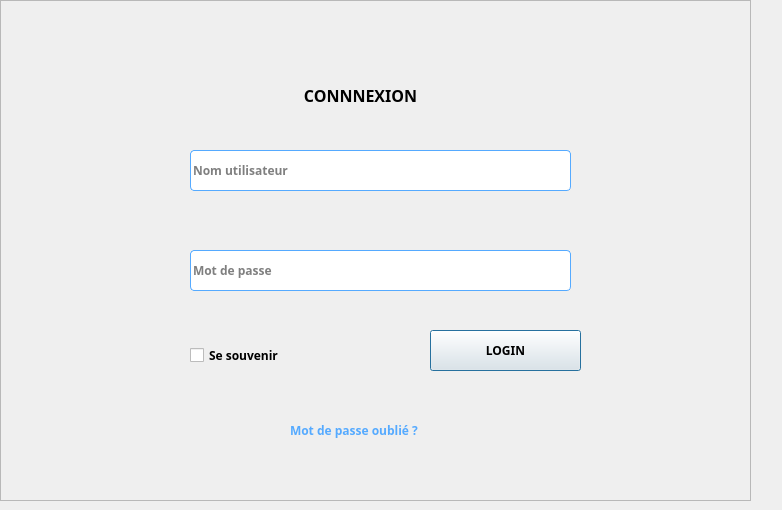
<?xml version="1.0" encoding="UTF-8"?>
<ui version="4.0">
 <class>Dialog</class>
 <widget class="QDialog" name="Dialog">
  <property name="enabled">
   <bool>true</bool>
  </property>
  <property name="geometry">
   <rect>
    <x>0</x>
    <y>0</y>
    <width>782</width>
    <height>510</height>
   </rect>
  </property>
  <property name="windowTitle">
   <string>Connexion</string>
  </property>
  <property name="windowIcon">
   <iconset>
    <normaloff>icons/bx-log-in.svg</normaloff>icons/bx-log-in.svg</iconset>
  </property>
  <widget class="QFrame" name="login_frame">
   <property name="geometry">
    <rect>
     <x>0</x>
     <y>0</y>
     <width>751</width>
     <height>501</height>
    </rect>
   </property>
   <property name="font">
    <font>
     <family>Segoe UI Semibold</family>
     <weight>75</weight>
     <bold>true</bold>
    </font>
   </property>
   <property name="frameShape">
    <enum>QFrame::StyledPanel</enum>
   </property>
   <property name="frameShadow">
    <enum>QFrame::Raised</enum>
   </property>
   <widget class="QLineEdit" name="emailLineEdit">
    <property name="geometry">
     <rect>
      <x>190</x>
      <y>150</y>
      <width>381</width>
      <height>41</height>
     </rect>
    </property>
    <property name="font">
     <font>
      <family>Segoe UI Semibold</family>
      <pointsize>9</pointsize>
      <weight>75</weight>
      <bold>true</bold>
     </font>
    </property>
    <property name="styleSheet">
     <string notr="true">border : 1px solid rgb(85, 170, 255);
border-radius :4px;</string>
    </property>
    <property name="placeholderText">
     <string>Nom utilisateur</string>
    </property>
   </widget>
   <widget class="QLineEdit" name="passwordLineEdit">
    <property name="geometry">
     <rect>
      <x>190</x>
      <y>250</y>
      <width>381</width>
      <height>41</height>
     </rect>
    </property>
    <property name="font">
     <font>
      <family>Segoe UI Semibold</family>
      <pointsize>9</pointsize>
      <weight>75</weight>
      <bold>true</bold>
     </font>
    </property>
    <property name="styleSheet">
     <string notr="true">border : 1px solid rgb(85, 170, 255);
border-radius :4px;</string>
    </property>
    <property name="echoMode">
     <enum>QLineEdit::Password</enum>
    </property>
    <property name="placeholderText">
     <string>Mot de passe</string>
    </property>
   </widget>
   <widget class="QCheckBox" name="remember">
    <property name="geometry">
     <rect>
      <x>190</x>
      <y>340</y>
      <width>131</width>
      <height>31</height>
     </rect>
    </property>
    <property name="font">
     <font>
      <family>Segoe UI Semibold</family>
      <pointsize>9</pointsize>
      <weight>75</weight>
      <bold>true</bold>
     </font>
    </property>
    <property name="text">
     <string>Se souvenir</string>
    </property>
   </widget>
   <widget class="QPushButton" name="btnValider">
    <property name="geometry">
     <rect>
      <x>430</x>
      <y>330</y>
      <width>151</width>
      <height>41</height>
     </rect>
    </property>
    <property name="text">
     <string>LOGIN</string>
    </property>
   </widget>
   <widget class="QLabel" name="connexionLabel">
    <property name="geometry">
     <rect>
      <x>220</x>
      <y>70</y>
      <width>281</width>
      <height>51</height>
     </rect>
    </property>
    <property name="font">
     <font>
      <family>Segoe UI Semibold</family>
      <pointsize>12</pointsize>
      <weight>75</weight>
      <bold>true</bold>
     </font>
    </property>
    <property name="text">
     <string>CONNNEXION</string>
    </property>
    <property name="alignment">
     <set>Qt::AlignCenter</set>
    </property>
   </widget>
   <widget class="QLabel" name="user_icon">
    <property name="geometry">
     <rect>
      <x>154</x>
      <y>150</y>
      <width>31</width>
      <height>41</height>
     </rect>
    </property>
    <property name="text">
     <string/>
    </property>
    <property name="textFormat">
     <enum>Qt::PlainText</enum>
    </property>
    <property name="pixmap">
     <pixmap>icons/bx-user.svg</pixmap>
    </property>
   </widget>
   <widget class="QLabel" name="label_3">
    <property name="geometry">
     <rect>
      <x>154</x>
      <y>260</y>
      <width>31</width>
      <height>31</height>
     </rect>
    </property>
    <property name="text">
     <string/>
    </property>
    <property name="pixmap">
     <pixmap>icons/bx-lock.svg</pixmap>
    </property>
   </widget>
   <widget class="QLabel" name="label">
    <property name="geometry">
     <rect>
      <x>290</x>
      <y>410</y>
      <width>161</width>
      <height>41</height>
     </rect>
    </property>
    <property name="font">
     <font>
      <family>Segoe UI Semibold</family>
      <pointsize>9</pointsize>
      <weight>75</weight>
      <bold>true</bold>
     </font>
    </property>
    <property name="styleSheet">
     <string notr="true">color:  rgb(85, 170, 255);
</string>
    </property>
    <property name="text">
     <string>Mot de passe oublié ?</string>
    </property>
   </widget>
  </widget>
 </widget>
 <resources/>
 <connections/>
</ui>
